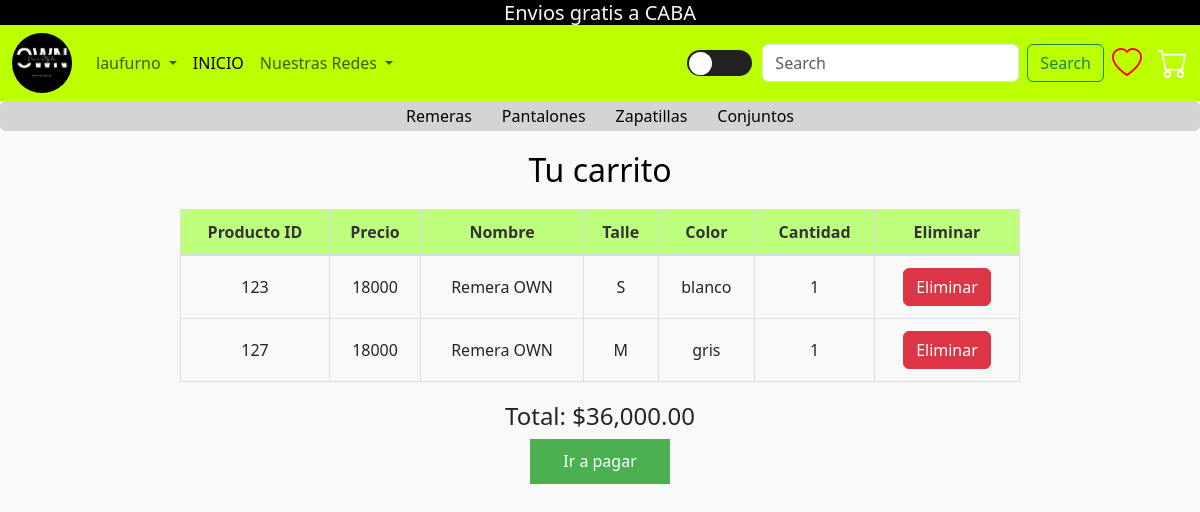
The app's page /php/carrito.php (signed in) with its own data.
### tables this page shows
CREATE TABLE `carrito` (
  `id_carrito` int(11) NOT NULL,
  `id_cli` int(11) NOT NULL,
  `id_producto` int(11) NOT NULL,
  `talle` varchar(10) DEFAULT NULL,
  `color` varchar(20) DEFAULT NULL,
  `cantidad` int(11) DEFAULT 1
);

CREATE TABLE `producto` (
  `id_producto` int(11) NOT NULL,
  `categoria` varchar(50) DEFAULT NULL,
  `nombre` varchar(50) DEFAULT NULL,
  `descr` varchar(50) DEFAULT NULL,
  `precio` double DEFAULT NULL,
  `imagen` varchar(800) DEFAULT NULL
);

### php/carrito.php (the view, shortened to what this page needs)
<?php
include 'conexion.php';
$loggedIn = isset($_SESSION['usuario']);
$total = 0;
if ($loggedIn) {
    $usuario = $_SESSION['usuario'];
    $consultaUsuario = $conexion->prepare("SELECT id_cli FROM cliente WHERE usuario = ?");
    $consultaUsuario->bind_param("s", $usuario);
    $consultaUsuario->execute();
    $resultadoUsuario = $consultaUsuario->get_result();
    $filaUsuario = $resultadoUsuario->fetch_assoc();
    $idCliente = $filaUsuario['id_cli'];
    $productosCarrito = $conexion->query("
        SELECT c.id_producto, p.nombre, p.precio, c.talle, c.color, c.cantidad
        FROM carrito c
        JOIN producto p ON c.id_producto = p.id_producto
        WHERE c.id_cli = $idCliente
    ");
} else {
    echo "Por favor, inicia sesión.";
    exit;
}
?>
<!DOCTYPE html>
<html lang="en">
<head>
    <link rel="stylesheet" href="../estilo.css">
    <link rel="stylesheet" href="../dark.css">
    <link href="https://cdn.jsdelivr.net/npm/bootstrap@5.3.3/dist/css/bootstrap.min.css" rel="stylesheet">
</head>
<body>
    <header class="sticky-header">
        <div class="contenedor-h1">
          <h1 class="h1-H">Envios gratis a CABA</h1>
        </div>
        <nav style="background-color: rgb(187, 255, 0)!important;" class="navbar navbar-expand-lg bg-body-tertiary">
    <div class="container-fluid">
        <a href="" class="me-3"><img style="border-radius: 50%; height: 60px; " src="../own.jpg" alt="" ></a>
        <div class="collapse navbar-collapse" id="navbarSupportedContent">
          <ul class="navbar-nav">
              <li class="nav-item dropdown">
              <a class="nav-link dropdown-toggle" href="#" role="button" data-bs-toggle="dropdown" aria-expanded="false">
                      <?php echo htmlspecialchars($usuario); ?>
                </a>
              </li>
          </ul>
            <ul class="navbar-nav me-auto mb-2 mb-lg-0">
                <li class="nav-item">
                    <a class="nav-link active" aria-current="page" href="../index.php">INICIO</a>
                </li>
                <li class="nav-item dropdown">
                    <a class="nav-link dropdown-toggle" href="#" role="button" data-bs-toggle="dropdown" aria-expanded="false">
                        Nuestras Redes
                    </a>
                </li>
            </ul>
            <form class="d-flex align-items-center" role="search">
                <div class="toggle-theme">
                    <label for="checkbox" class="label">
                        <i class="bi bi-circle-fill"></i>
                    </label>
                </div>
                <input class="form-control me-2" type="search" placeholder="Search" aria-label="Search">
                <button class="btn btn-outline-success me-2" type="submit">Search</button>
                <div class="d-flex gap-3">
                  <a href="" style="color: red;">
                  </a>
                  <a href="">
                  </a>
                </div>
            </form>
        </div>
    </div>
</nav>
        <div class="secciones">
          <ul>
            <li><a href="../vista remeras/remeras.php"> Remeras</a></li>
            <li><a href="../vista pantalones/pantalones.php"> Pantalones</a></li>
            <li><a href="../vista zapatillas/zapatillas.php"> Zapatillas</a></li>
            <li><a href="../vista conjuntos/conjuntos.php"> Conjuntos</a></li>
          </ul>
        </div>
      </header>
    <div class="contenedorTabla">
    <h2>Tu carrito</h2>
    <table style="width: 100%; border-collapse: collapse; margin-bottom: 20px;">
        <thead>
            <tr style="background-color: #f4f4f4;">
                <th style="padding: 10px; text-align: left; border-bottom: 2px solid #ddd;">Producto ID</th>
                <th style="padding: 10px; text-align: left; border-bottom: 2px solid #ddd;">Precio</th>
                <th style="padding: 10px; text-align: left; border-bottom: 2px solid #ddd;">Nombre</th>
                <th style="padding: 10px; text-align: left; border-bottom: 2px solid #ddd;">Talle</th>
                <th style="padding: 10px; text-align: left; border-bottom: 2px solid #ddd;">Color</th>
                <th style="padding: 10px; text-align: left; border-bottom: 2px solid #ddd;">Cantidad</th>
                <th style="padding: 10px; text-align: left; border-bottom: 2px solid #ddd;">Eliminar</th>
            </tr>
        </thead>
        <tbody>
            <?php while ($item = $productosCarrito->fetch_assoc()): ?>
                <tr>
                    <td><?php echo $item['id_producto']; ?></td>
                    <td><?php echo $item['precio']; ?></td>
                    <td><?php echo htmlspecialchars($item['nombre']); ?></td>
                    <td><?php echo htmlspecialchars($item['talle']); ?></td>
                    <td><?php echo htmlspecialchars($item['color']); ?></td>
                    <td><?php echo htmlspecialchars($item['cantidad']); ?></td>
                    <td><a href="eliminar_del_carrito.php?id=<?php echo $item['id_producto']; ?>" class="btn btn-danger">Eliminar</a></td>
                </tr>
                <?php $total += $item['precio'] * $item['cantidad']; ?>
            <?php endwhile; ?>
        </tbody>
    </table>
    <h4>Total: $<?php echo number_format($total, 2); ?></h4>
    <div class="boton-modal" style="padding: 10px 20px; background-color: #4CAF50; color: white; border: none; cursor: pointer;">
        <label for="btn-modal" style="text-align: center; background-color: #4CAF50;cursor: pointer; height: 25px; width: 100px;">
            Ir a pagar
        </label>
    </div>
    </div>
</body>
</html>

### estilo.css (style rules this page uses)
* { margin: 0px; padding: 0px; box-sizing: border-box; }
.sticky-header { position: sticky; top: 0; z-index: 1000; background-color: white; width: 100%; }
.contenedor-h1 { display: flex; justify-content: center; align-items: center; height: 25px; background-color: #000000; }
.h1-H { text-align: center; font-size: 20px; color: #f9f9f9; margin: 0 auto; }
.secciones { background-color: #d4d4d4; height: 30px; display: flex; justify-content: center; align-items: center; }
.secciones ul { margin: 0; padding: 0; display: flex; flex-wrap: wrap; gap: 30px; justify-content: center; }
.secciones ul li { list-style-type: none; }
.secciones ul li a { text-decoration: none; color: #000000; }

### dark.css (style rules this page uses)
:root { --color-black: #212121; --color-white: #FFF; --color-grey: #d4d4d4; }
body { color: var(--color-black); background-color: var(--color-white); }
.toggle-theme { margin: 10px 10px 10px 10px; }
.toggle-theme .label { display: flex; align-items: center; width: 65px; height: 26px; background-color: var(--color-black); border-radius: 50px; padding: 2px; position: relative; }
.toggle-theme .label i { color: var(--color-white); }
.toggle-theme .label .bi-circle-fill { position: absolute; background-color: var(--color-white); height: 23px; width: 23px; border-radius: 50%; top: 2px; left: 2px; transition: transform 0.3s ease; }
.secciones { background-color: var(--color-grey); color: var(--color-black); padding: 10px; border-radius: 5px; }
.contenedorTabla h2 { color: black }

### php/carrito.php (style rules this page uses)
body { margin: 20px; background-color: #f9f9f9; margin:0; }
.contenedorTabla { display:grid; place-items: center; }
h2 { margin-top:20px; margin-bottom:20px; color: #333; }
table { width: 70% !important; border-collapse: collapse; }
th, td { padding: 12px; text-align: center!important; border: 1px solid #ddd; }
th { background-color: rgb(190, 255, 125)!important; color: #333; }
a { text-decoration: none; color: white; }

### records on screen
carrito: id_producto "123", id_producto.precio "18000", id_producto.nombre "Remera OWN", talle "S", color "blanco", cantidad "1"
carrito: id_producto "127", id_producto.precio "18000", id_producto.nombre "Remera OWN", talle "M", color "gris", cantidad "1"

### other values on screen
$usuario "laufurno"
$total "36,000.00"
